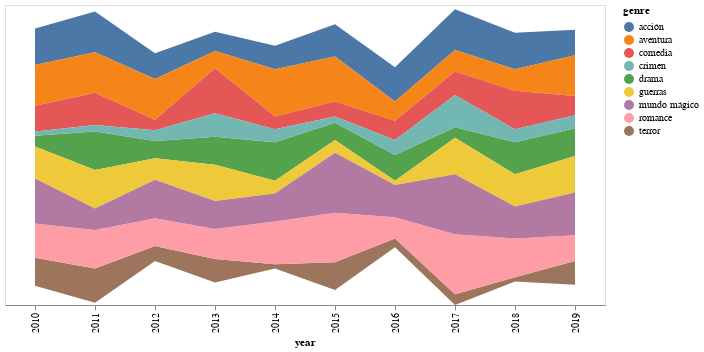

Notebook code cell kept with this figure:
### Code cell
plot.encode(
    alt.X('year:O'),
    alt.Y('count:Q', stack='center', axis=None),
    alt.Color('genre:N')
).properties(width=600)

### Figure 1 — Vega-Lite specification as saved in the notebook (floating-point values rounded to 4 significant figures)
{"config": {"view": {"continuousWidth": 300, "continuousHeight": 300}}, "data": {"name": "data-c0b79f6ff360d02fd41a73ecccd84081"}, "mark": {"type": "area"}, "encoding": {"color": {"field": "genre", "type": "nominal"}, "x": {"field": "year", "type": "ordinal"}, "y": {"axis": null, "field": "count", "stack": "center", "type": "quantitative"}}, "width": 600, "$schema": "https://vega.github.io/schema/vega-lite/v5.20.1.json", "datasets": {"data-c0b79f6ff360d02fd41a73ecccd84081": [{"genre": "acción", "year": 2010, "count": 17}, {"genre": "acción", "year": 2011, "count": 19}, {"genre": "acción", "year": 2012, "count": 12}, {"genre": "acción", "year": 2013, "count": 9}, {"genre": "acción", "year": 2014, "count": 11}, {"genre": "acción", "year": 2015, "count": 15}, {"genre": "acción", "year": 2016, "count": 16}, {"genre": "acción", "year": 2017, "count": 19}, {"genre": "acción", "year": 2018, "count": 17}, {"genre": "acción", "year": 2019, "count": 12}, {"genre": "aventura", "year": 2010, "count": 19}, {"genre": "aventura", "year": 2011, "count": 19}, {"genre": "aventura", "year": 2012, "count": 19}, {"genre": "aventura", "year": 2013, "count": 8}, {"genre": "aventura", "year": 2014, "count": 22}, {"genre": "aventura", "year": 2015, "count": 21}, {"genre": "aventura", "year": 2016, "count": 9}, {"genre": "aventura", "year": 2017, "count": 10}, {"genre": "aventura", "year": 2018, "count": 10}, {"genre": "aventura", "year": 2019, "count": 19}, {"genre": "comedia", "year": 2010, "count": 12}, {"genre": "comedia", "year": 2011, "count": 15}, {"genre": "comedia", "year": 2012, "count": 5}, {"genre": "comedia", "year": 2013, "count": 21}, {"genre": "comedia", "year": 2014, "count": 6}, {"genre": "comedia", "year": 2015, "count": 7}, {"genre": "comedia", "year": 2016, "count": 9}, {"genre": "comedia", "year": 2017, "count": 11}, {"genre": "comedia", "year": 2018, "count": 18}, {"genre": "comedia", "year": 2019, "count": 9}, {"genre": "drama", "year": 2010, "count": 5}, {"genre": "drama", "year": 2011, "count": 18}, {"genre": "drama", "year": 2012, "count": 8}, {"genre": "drama", "year": 2013, "count": 13}, {"genre": "drama", "year": 2014, "count": 18}, {"genre": "drama", "year": 2015, "count": 8}, {"genre": "drama", "year": 2016, "count": 12}, {"genre": "drama", "year": 2017, "count": 5}, {"genre": "drama", "year": 2018, "count": 15}, {"genre": "drama", "year": 2019, "count": 13}, {"genre": "terror", "year": 2010, "count": 13}, {"genre": "terror", "year": 2011, "count": 16}, {"genre": "terror", "year": 2012, "count": 7}, {"genre": "terror", "year": 2013, "count": 11}, {"genre": "terror", "year": 2014, "count": 2}, {"genre": "terror", "year": 2015, "count": 13}, {"genre": "terror", "year": 2016, "count": 4}, {"genre": "terror", "year": 2017, "count": 5}, {"genre": "terror", "year": 2018, "count": 2}, {"genre": "terror", "year": 2019, "count": 11}, {"genre": "guerras", "year": 2010, "count": 15}, {"genre": "guerras", "year": 2011, "count": 18}, {"genre": "guerras", "year": 2012, "count": 10}, {"genre": "guerras", "year": 2013, "count": 17}, {"genre": "guerras", "year": 2014, "count": 6}, {"genre": "guerras", "year": 2015, "count": 6}, {"genre": "guerras", "year": 2016, "count": 2}, {"genre": "guerras", "year": 2017, "count": 17}, {"genre": "guerras", "year": 2018, "count": 15}, {"genre": "guerras", "year": 2019, "count": 17}, {"genre": "crimen", "year": 2010, "count": 2}, {"genre": "crimen", "year": 2011, "count": 3}, {"genre": "crimen", "year": 2012, "count": 5}, {"genre": "crimen", "year": 2013, "count": 11}, {"genre": "crimen", "year": 2014, "count": 6}, {"genre": "crimen", "year": 2015, "count": 3}, {"genre": "crimen", "year": 2016, "count": 7}, {"genre": "crimen", "year": 2017, "count": 15}, {"genre": "crimen", "year": 2018, "count": 6}, {"genre": "crimen", "year": 2019, "count": 6}, {"genre": "romance", "year": 2010, "count": 16}, {"genre": "romance", "year": 2011, "count": 18}, {"genre": "romance", "year": 2012, "count": 13}, {"genre": "romance", "year": 2013, "count": 14}, {"genre": "romance", "year": 2014, "count": 20}, {"genre": "romance", "year": 2015, "count": 23}, {"genre": "romance", "year": 2016, "count": 10}, {"genre": "romance", "year": 2017, "count": 28}, {"genre": "romance", "year": 2018, "count": 18}, {"genre": "romance", "year": 2019, "count": 12}, {"genre": "mundo mágico", "year": 2010, "count": 21}, {"genre": "mundo mágico", "year": 2011, "count": 10}, {"genre": "mundo mágico", "year": 2012, "count": 18}, {"genre": "mundo mágico", "year": 2013, "count": 13}, {"genre": "mundo mágico", "year": 2014, "count": 13}, {"genre": "mundo mágico", "year": 2015, "count": 28}, {"genre": "mundo mágico", "year": 2016, "count": 15}, {"genre": "mundo mágico", "year": 2017, "count": 28}, {"genre": "mundo mágico", "year": 2018, "count": 15}, {"genre": "mundo mágico", "year": 2019, "count": 20}]}}
